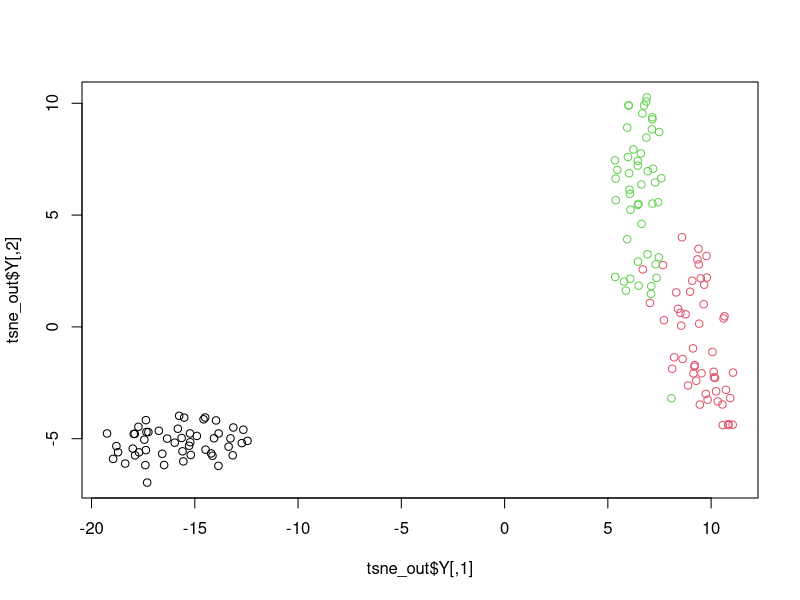
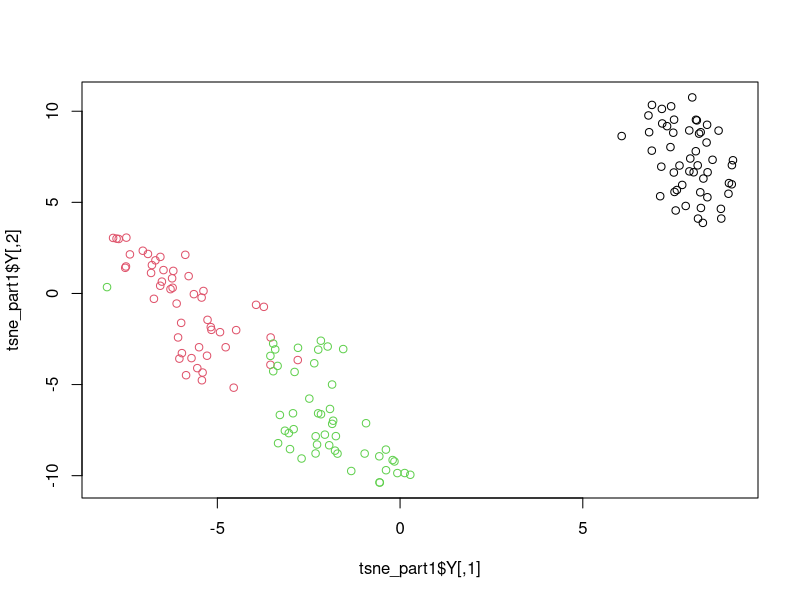
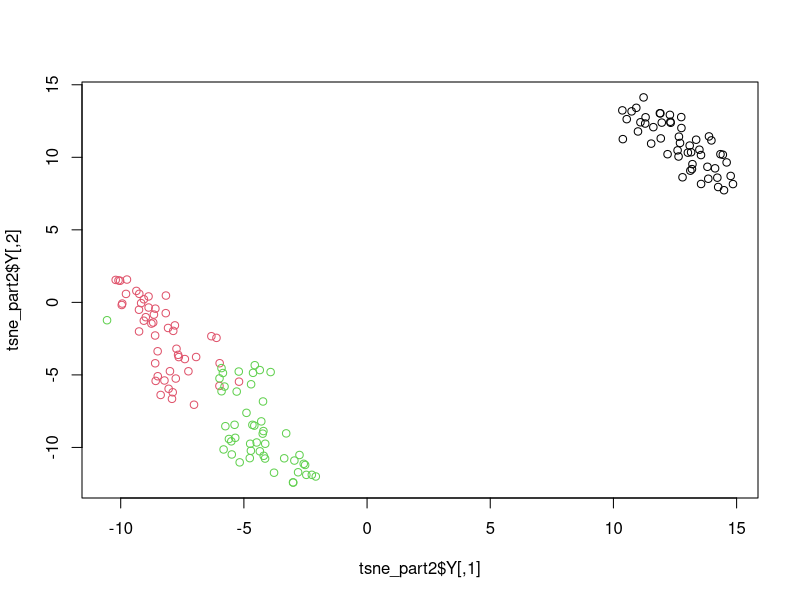
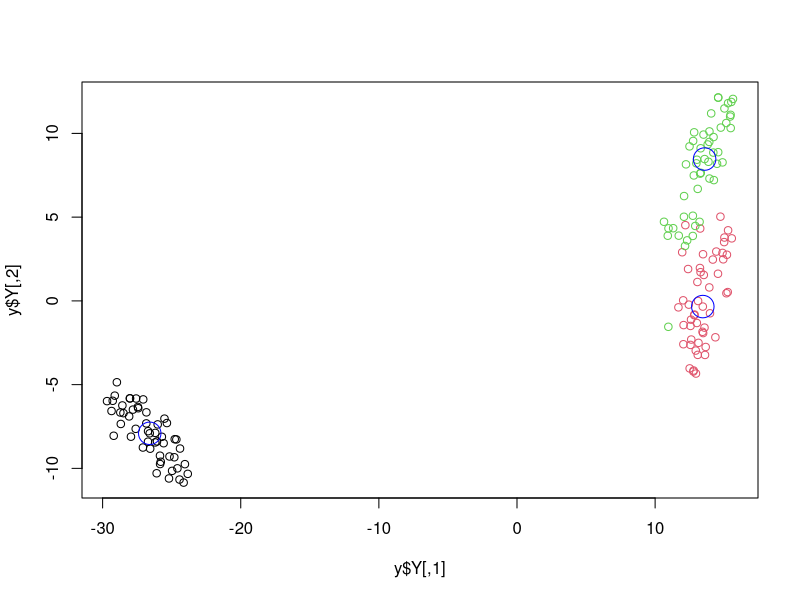

Reproduce these figures in R, in order.
## ---- chunk 1
knitr::opts_chunk$set(
  collapse = TRUE,
  comment = "#>",
  fig.path = "README-"
)
## ---- chunk 2
library(Rtsne) # Load package
iris_unique <- unique(iris) # Remove duplicates
set.seed(42) # Sets seed for reproducibility
tsne_out <- Rtsne(as.matrix(iris_unique[,1:4])) # Run TSNE
plot(tsne_out$Y,col=iris_unique$Species) # Plot the result
## ---- chunk 3
tsne_part1 <- Rtsne(iris_unique[,1:4], theta = 0.0, pca = FALSE, max_iter = 350)
plot(tsne_part1$Y, col = iris_unique$Species)
## ---- chunk 4
tsne_part2 <- Rtsne(iris_unique[,1:4], theta = 0.0, pca = FALSE, max_iter = 150, Y_init=tsne_part1$Y)
plot(tsne_part2$Y, col = iris_unique$Species)
## ---- chunk 5
set.seed(42)
tsne_out <- Rtsne(as.matrix(iris_unique[,1:4]))
iris_matrix <- as.matrix(iris_unique[,1:4])
av <- aggregate(iris_matrix, by = list(species=iris_unique$Species), FUN = mean)
x <- rbind(iris_matrix, av[,2:5])
f <- c(rep(TRUE, nrow(iris_matrix)), rep(FALSE, 3))
yin <- rbind(tsne_out$Y, matrix(rep(0,6), nrow = 3))
y <- Rtsne(x, theta = 0.0, pca = FALSE, Y_init = yin, fix = f)
plot(y$Y, col = c(iris_unique$Species, 1, 2, 3))
points(y$Y[150:152,], col = "blue", cex = 3)
